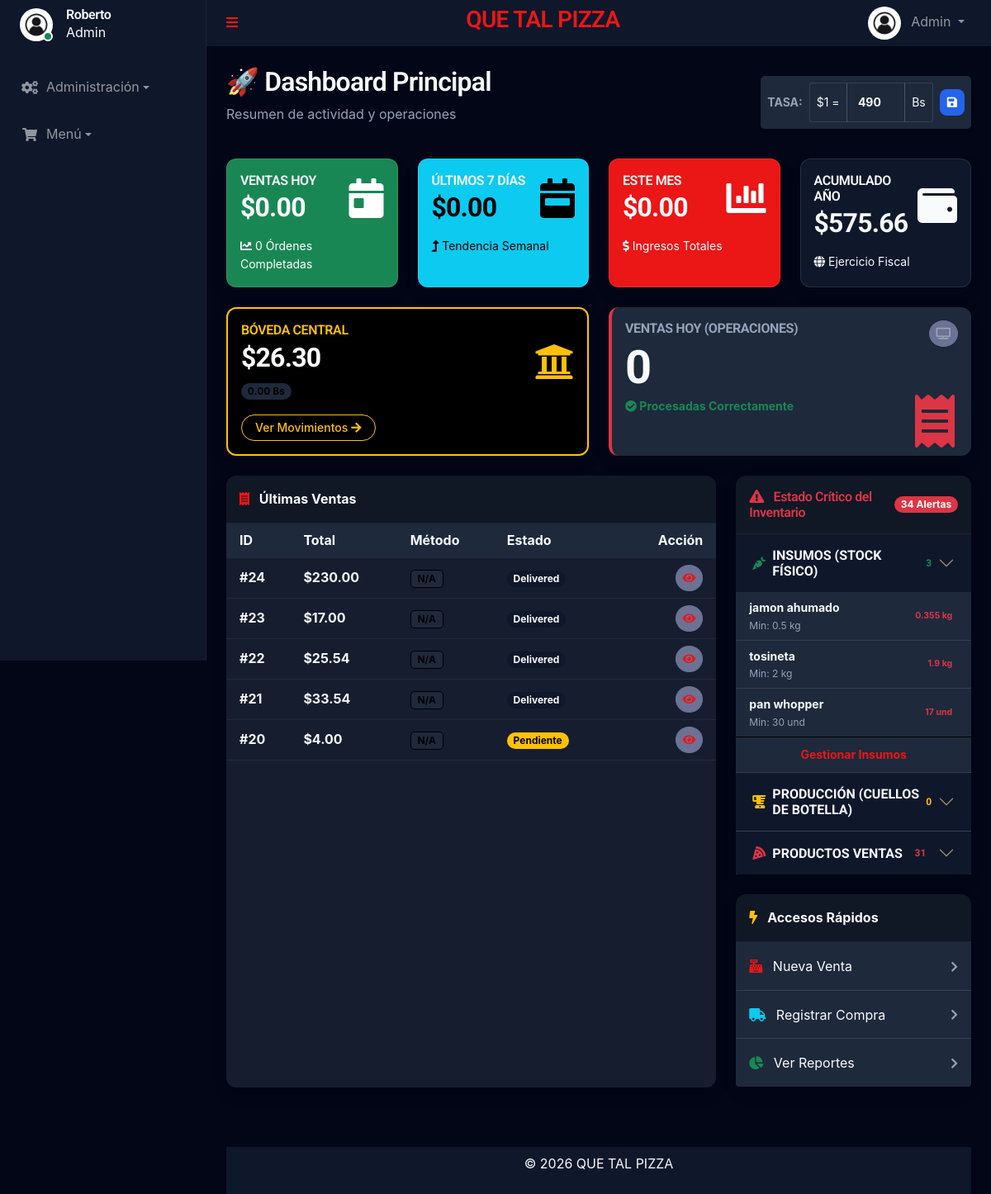
/admin/index.php (signed in), run on an earlier commit of the app's database.
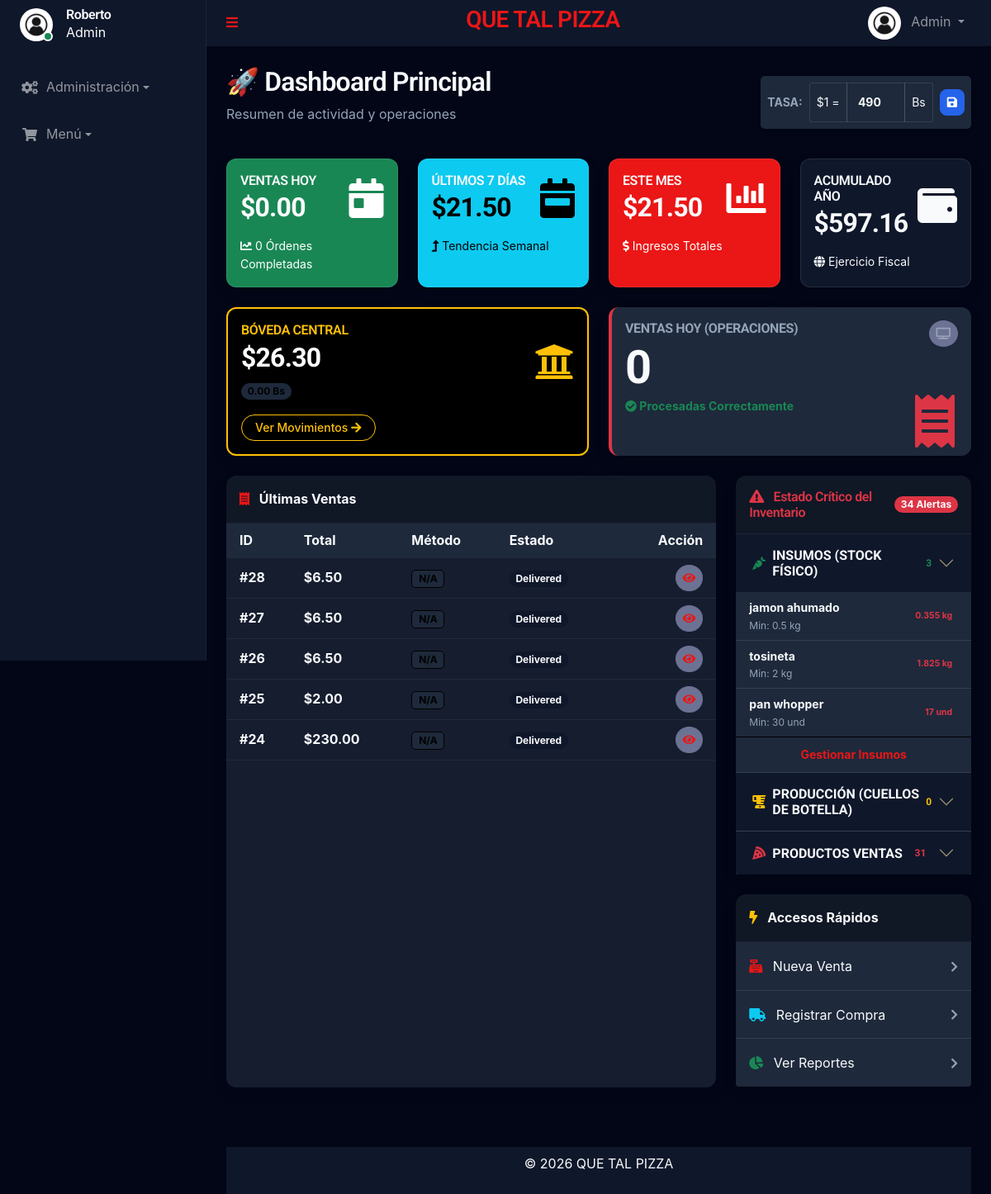
And on a later commit of the database.
### tables this page shows
CREATE TABLE `orders` (
  `id` int(11) NOT NULL,
  `user_id` int(11) NOT NULL,
  `total_price` decimal(10,2) NOT NULL,
  `status` enum('pending','paid','preparing','ready','delivered','cancelled') DEFAULT 'pending',
  `consumption_type` enum('dine_in','takeaway','delivery') DEFAULT 'dine_in',
  `shipping_address` text NOT NULL,
  `shipping_method` varchar(100) DEFAULT NULL,
  `tracking_number` varchar(100) DEFAULT NULL,
  `created_at` timestamp NULL DEFAULT current_timestamp(),
  `updated_at` timestamp NULL DEFAULT NULL ON UPDATE current_timestamp(),
  `kds_kitchen_ready` tinyint(1) DEFAULT 0,
  `kds_pizza_ready` tinyint(1) DEFAULT 0
);

CREATE TABLE `raw_materials` (
  `id` int(11) NOT NULL,
  `name` varchar(100) NOT NULL,
  `unit` varchar(20) NOT NULL,
  `stock_quantity` decimal(20,6) DEFAULT 0.000000,
  `cost_per_unit` decimal(20,6) DEFAULT 0.000000,
  `min_stock` decimal(20,6) DEFAULT 5.000000,
  `is_cooking_supply` tinyint(1) DEFAULT 0,
  `category` enum('ingredient','packaging','supply') DEFAULT 'ingredient',
  `updated_at` timestamp NULL DEFAULT current_timestamp() ON UPDATE current_timestamp(),
  `short_code` varchar(50) DEFAULT NULL
);

### admin/index.php (the view, shortened to what the changed rows need)
<?php
require_once '../templates/autoload.php';
$vaultBalance = $vaultManager->getBalance();
$ventasDia = $orderManager->getTotalVentasDia();
$countVentasDia = $orderManager->getCountVentasDia();
$ventasSemana = $orderManager->getTotalVentasSemana();
$ventasMes = $orderManager->getTotalVentasMes();
$ventasAnio = $orderManager->getTotalVentasAnio();
$lowProducts = $productManager->getLowStockProducts();
$lowMaterials = $rawMaterialManager->getLowStockMaterials();
$lowManufactured = $productionManager->getLowStockManufactured();
$ultimasVentas = $orderManager->getUltimosPedidos(5);
require_once '../templates/header.php';
?>
<div class="container-fluid mt-4 px-4">
    <div class="d-flex justify-content-between align-items-center mb-4">
        <div>
            <h2>🚀 Dashboard Principal</h2>
        </div>
    </div>
    <div class="row g-4 mb-4">
        <div class="col-xl-3 col-md-6">
            <div class="card bg-success text-white h-100 shadow">
                <div class="card-body">
                    <div class="d-flex justify-content-between align-items-center">
                        <div>
                            <h2 class="mb-0 fw-bold">$<?= number_format($ventasDia, 2) ?></h2>
                        </div>
                    </div>
                </div>
            </div>
        </div>
        <div class="col-xl-3 col-md-6">
            <div class="card bg-info text-white h-100 shadow">
                <div class="card-body">
                    <div class="d-flex justify-content-between align-items-center">
                        <div>
                            <h6 class="text-uppercase mb-1 opacity-75">Últimos 7 Días</h6>
                            <h2 class="mb-0 fw-bold">$<?= number_format($ventasSemana, 2) ?></h2>
                        </div>
                    </div>
                </div>
            </div>
        </div>
        <div class="col-xl-3 col-md-6">
            <div class="card bg-primary text-white h-100 shadow">
                <div class="card-body">
                    <div class="d-flex justify-content-between align-items-center">
                        <div>
                            <h6 class="text-uppercase mb-1 opacity-75">Este Mes</h6>
                            <h2 class="mb-0 fw-bold">$<?= number_format($ventasMes, 2) ?></h2>
                        </div>
                    </div>
                </div>
            </div>
        </div>
        <div class="col-xl-3 col-md-6">
            <div class="card bg-secondary text-white h-100 shadow">
                <div class="card-body">
                    <div class="d-flex justify-content-between align-items-center">
                        <div>
                            <h6 class="text-uppercase mb-1 opacity-75">Acumulado Año</h6>
                            <h2 class="mb-0 fw-bold">$<?= number_format($ventasAnio, 2) ?></h2>
                        </div>
                    </div>
                </div>
            </div>
        </div>
    </div>
    <div class="row g-4 mb-4">
        <div class="col-xl-6 col-md-6">
            <div class="card bg-dark text-white h-100 shadow border-2 border-warning">
                <div class="card-body">
                    <div class="d-flex justify-content-between align-items-center">
                        <div>
                            <h2 class="mb-0 fw-bold text-white">$<?= number_format($vaultBalance['balance_usd'], 2) ?>
                            </h2>
                        </div>
                    </div>
                </div>
            </div>
        </div>
        <div class="col-xl-6 col-md-6">
            <div class="card bg-white h-100 shadow border-0 border-start border-4 border-danger">
                <div class="card-body">
                    <div class="d-flex justify-content-between align-items-start">
                        <div>
                            <h1 class="display-4 fw-bold text-dark mb-0"><?= $countVentasDia ?></h1>
                        </div>
                    </div>
                </div>
            </div>
        </div>
    </div>
    <div class="row g-4 mb-5">
        <div class="col-lg-8">
            <div class="card shadow h-100 border-0">
                <div class="table-responsive">
                    <table class="table table-hover mb-0 align-middle">
                        <thead class="bg-light">
                            <tr>
                                <th class="border-0 ps-3">ID</th>
                                <th class="border-0">Total</th>
                                <th class="border-0">Método</th>
                                <th class="border-0">Estado</th>
                                <th class="border-0 text-end pe-3">Acción</th>
                            </tr>
                        </thead>
                        <tbody>
                            <?php foreach ($ultimasVentas as $venta): ?>
                                <tr>
                                    <td class="fw-bold ps-3">#<?= $venta['id'] ?></td>
                                    <td class="text-success fw-bold">$<?= number_format($venta['total_price'], 2) ?></td>
                                    <td><span
                                            class="badge bg-light text-dark border"><?= $venta['payment_method'] ?? 'N/A' ?></span>
                                    </td>
                                    <td>
                                        <?php
                                        $statusClass = match ($venta['status']) {
                                            'paid' => 'bg-success',
                                            'pending' => 'bg-warning text-dark',
                                            'cancelled' => 'bg-danger',
                                            default => 'bg-secondary'
                                        };
                                        $statusLabel = match ($venta['status']) {
                                            'paid' => 'Pagado',
                                            'pending' => 'Pendiente',
                                            'cancelled' => 'Cancelado',
                                            default => ucfirst($venta['status'])
                                        };
                                        ?>
                                        <span class="badge <?= $statusClass ?> rounded-pill"><?= $statusLabel ?></span>
                                    </td>
                                    <td class="text-end pe-3">
                                        <a href="ver_venta.php?id=<?= $venta['id'] ?>"
                                            class="btn btn-sm btn-light text-primary rounded-circle">
                                            <i class="fa fa-eye"></i>
                                        </a>
                                    </td>
                                </tr>
                            <?php endforeach; ?>
                        </tbody>
                    </table>
                </div>
            </div>
        </div>
        <div class="col-lg-4">
            <div class="card shadow mb-4 border-0">
                <div class="card-body p-0">
                    <div class="accordion accordion-flush" id="accordionStock">
                        <div class="accordion-item">
                            <h2 class="accordion-header">
                                <button class="accordion-button collapsed fw-bold text-muted small text-uppercase" type="button" data-bs-toggle="collapse" data-bs-target="#flush-collapseOne">
                                    <i class="fa fa-carrot me-2 text-success"></i> Insumos (Stock Físico)
                                    <span class="badge bg-success-subtle text-success ms-auto"><?= count($lowMaterials) ?></span>
                                </button>
                            </h2>
                            <div id="flush-collapseOne" class="accordion-collapse collapse show" data-bs-parent="#accordionStock">
                                <div class="accordion-body p-0">
                                    <?php if (empty($lowMaterials)): ?>
                                        <div class="p-3 text-center small text-muted">Todo en orden</div>
                                    <?php else: ?>
                                        <ul class="list-group list-group-flush small">
                                            <?php foreach ($lowMaterials as $m): ?>
                                                <li class="list-group-item d-flex justify-content-between align-items-center px-3">
                                                    <div>
                                                        <div class="fw-bold text-dark"><?= htmlspecialchars($m['name']) ?></div>
                                                        <div class="text-muted" style="font-size: 0.75rem;">Min: <?= floatval($m['min_stock']) ?> <?= $m['unit'] ?></div>
                                                    </div>
                                                    <div class="badge bg-danger-subtle text-danger rounded-pill">
                                                        <?= floatval($m['stock_quantity']) ?> <?= $m['unit'] ?>
                                                    </div>
                                                </li>
                                            <?php endforeach; ?>
                                        </ul>
                                    <?php endif; ?>
                                </div>
                            </div>
                        </div>
                        <div class="accordion-item">
                            <h2 class="accordion-header">
                                <button class="accordion-button collapsed fw-bold text-muted small text-uppercase" type="button" data-bs-toggle="collapse" data-bs-target="#flush-collapseTwo">
                                    <i class="fa fa-blender me-2 text-warning"></i> Producción (Cuellos de Botella)
                                    <span class="badge bg-warning-subtle text-warning ms-auto"><?= count($lowManufactured) ?></span>
                                </button>
                            </h2>
                        </div>
                        <div class="accordion-item">
                            <h2 class="accordion-header">
                                <button class="accordion-button collapsed fw-bold text-muted small text-uppercase" type="button" data-bs-toggle="collapse" data-bs-target="#flush-collapseThree">
                                    <i class="fa fa-pizza-slice me-2 text-danger"></i> Productos Ventas
                                    <span class="badge bg-danger-subtle text-danger ms-auto"><?= count($lowProducts) ?></span>
                                </button>
                            </h2>
                        </div>
                    </div>
                </div>
            </div>
        </div>
    </div>
</div>
<?php require_once '../templates/footer.php'; ?>

What changed in the data, as far as the page shows it:
no longer on this page (row unchanged): orders: id "23", total_price "17.00", payment_method "N/A", status "Delivered"
no longer on this page (row unchanged): orders: id "22", total_price "25.54", payment_method "N/A", status "Delivered"
no longer on this page (row unchanged): orders: id "21", total_price "33.54", payment_method "N/A", status "Delivered"
no longer on this page (row unchanged): orders: id "20", total_price "4.00", payment_method "N/A", status "Pendiente"
added orders: id "28", total_price "6.50", payment_method "N/A", status "Delivered"
added orders: id "27", total_price "6.50", payment_method "N/A", status "Delivered"
added orders: id "26", total_price "6.50", payment_method "N/A", status "Delivered"
added orders: id "25", total_price "2.00", payment_method "N/A", status "Delivered"
changed raw_materials "tosineta": stock_quantity "1.9" → "1.825"
Also different on the page:
$ventasSemana: "0.00" → "21.50"
$ventasMes: "0.00" → "21.50"
$ventasAnio: "575.66" → "597.16"
